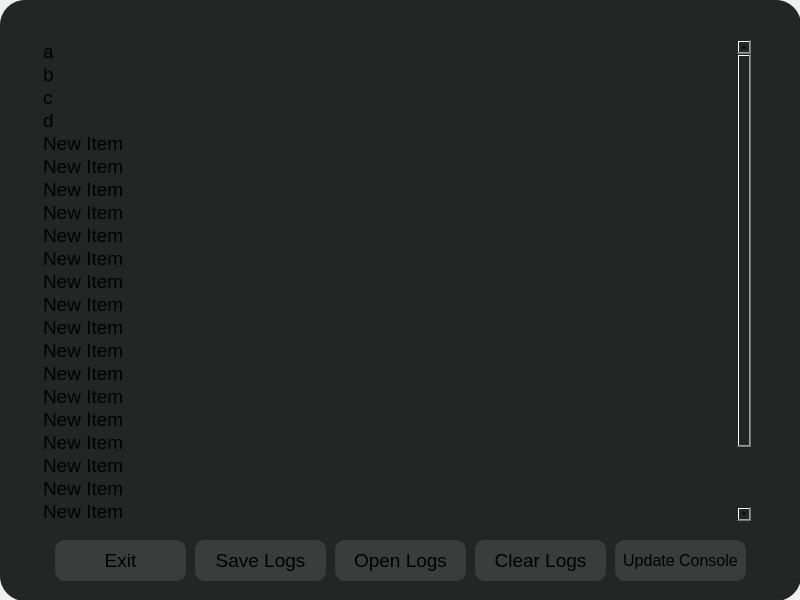
<?xml version="1.0" encoding="UTF-8"?>
<ui version="4.0">
 <class>ConsoleWindow</class>
 <widget class="QMainWindow" name="ConsoleWindow">
  <property name="geometry">
   <rect>
    <x>0</x>
    <y>0</y>
    <width>800</width>
    <height>600</height>
   </rect>
  </property>
  <property name="windowTitle">
   <string>MainWindow</string>
  </property>
  <property name="windowIcon">
   <iconset resource="resources.qrc">
    <normaloff>:/images/images/Icon.ico</normaloff>:/images/images/Icon.ico</iconset>
  </property>
  <widget class="QWidget" name="centralwidget">
   <widget class="QFrame" name="Background_2">
    <property name="geometry">
     <rect>
      <x>0</x>
      <y>0</y>
      <width>801</width>
      <height>601</height>
     </rect>
    </property>
    <property name="styleSheet">
     <string notr="true">background:rgb(35, 38, 37);
border-radius: 25px;</string>
    </property>
    <property name="frameShape">
     <enum>QFrame::StyledPanel</enum>
    </property>
    <property name="frameShadow">
     <enum>QFrame::Raised</enum>
    </property>
    <widget class="QPushButton" name="Exit">
     <property name="geometry">
      <rect>
       <x>55</x>
       <y>540</y>
       <width>131</width>
       <height>41</height>
      </rect>
     </property>
     <property name="font">
      <font>
       <pointsize>14</pointsize>
      </font>
     </property>
     <property name="cursor">
      <cursorShape>PointingHandCursor</cursorShape>
     </property>
     <property name="styleSheet">
      <string notr="true">QPushButton{
background: rgb(58,61,59);
border-radius: 10px;
}
        QPushButton:hover {
background: rgb(55,55,55);
        }</string>
     </property>
     <property name="text">
      <string>Exit</string>
     </property>
    </widget>
    <widget class="QPushButton" name="Exit_2">
     <property name="geometry">
      <rect>
       <x>195</x>
       <y>540</y>
       <width>131</width>
       <height>41</height>
      </rect>
     </property>
     <property name="font">
      <font>
       <pointsize>14</pointsize>
      </font>
     </property>
     <property name="cursor">
      <cursorShape>PointingHandCursor</cursorShape>
     </property>
     <property name="styleSheet">
      <string notr="true">QPushButton{
background: rgb(58,61,59);
border-radius: 10px;
}
        QPushButton:hover {
background: rgb(55,55,55);
        }</string>
     </property>
     <property name="text">
      <string>Save Logs</string>
     </property>
    </widget>
    <widget class="QPushButton" name="Exit_3">
     <property name="geometry">
      <rect>
       <x>335</x>
       <y>540</y>
       <width>131</width>
       <height>41</height>
      </rect>
     </property>
     <property name="font">
      <font>
       <pointsize>14</pointsize>
      </font>
     </property>
     <property name="cursor">
      <cursorShape>PointingHandCursor</cursorShape>
     </property>
     <property name="styleSheet">
      <string notr="true">QPushButton{
background: rgb(58,61,59);
border-radius: 10px;
}
        QPushButton:hover {
background: rgb(55,55,55);
        }</string>
     </property>
     <property name="text">
      <string>Open Logs</string>
     </property>
    </widget>
    <widget class="QPushButton" name="Exit_4">
     <property name="geometry">
      <rect>
       <x>475</x>
       <y>540</y>
       <width>131</width>
       <height>41</height>
      </rect>
     </property>
     <property name="font">
      <font>
       <pointsize>14</pointsize>
      </font>
     </property>
     <property name="cursor">
      <cursorShape>PointingHandCursor</cursorShape>
     </property>
     <property name="styleSheet">
      <string notr="true">QPushButton{
background: rgb(58,61,59);
border-radius: 10px;
}
        QPushButton:hover {
background: rgb(55,55,55);
        }</string>
     </property>
     <property name="text">
      <string>Clear Logs</string>
     </property>
    </widget>
    <widget class="QListWidget" name="listWidget">
     <property name="geometry">
      <rect>
       <x>40</x>
       <y>40</y>
       <width>711</width>
       <height>481</height>
      </rect>
     </property>
     <property name="font">
      <font>
       <pointsize>14</pointsize>
      </font>
     </property>
     <item>
      <property name="text">
       <string>a</string>
      </property>
     </item>
     <item>
      <property name="text">
       <string>b</string>
      </property>
     </item>
     <item>
      <property name="text">
       <string>c</string>
      </property>
     </item>
     <item>
      <property name="text">
       <string>d</string>
      </property>
     </item>
     <item>
      <property name="text">
       <string>New Item</string>
      </property>
     </item>
     <item>
      <property name="text">
       <string>New Item</string>
      </property>
     </item>
     <item>
      <property name="text">
       <string>New Item</string>
      </property>
     </item>
     <item>
      <property name="text">
       <string>New Item</string>
      </property>
     </item>
     <item>
      <property name="text">
       <string>New Item</string>
      </property>
     </item>
     <item>
      <property name="text">
       <string>New Item</string>
      </property>
     </item>
     <item>
      <property name="text">
       <string>New Item</string>
      </property>
     </item>
     <item>
      <property name="text">
       <string>New Item</string>
      </property>
     </item>
     <item>
      <property name="text">
       <string>New Item</string>
      </property>
     </item>
     <item>
      <property name="text">
       <string>New Item</string>
      </property>
     </item>
     <item>
      <property name="text">
       <string>New Item</string>
      </property>
     </item>
     <item>
      <property name="text">
       <string>New Item</string>
      </property>
     </item>
     <item>
      <property name="text">
       <string>New Item</string>
      </property>
     </item>
     <item>
      <property name="text">
       <string>New Item</string>
      </property>
     </item>
     <item>
      <property name="text">
       <string>New Item</string>
      </property>
     </item>
     <item>
      <property name="text">
       <string>New Item</string>
      </property>
     </item>
     <item>
      <property name="text">
       <string>New Item</string>
      </property>
     </item>
     <item>
      <property name="text">
       <string>New Item</string>
      </property>
     </item>
     <item>
      <property name="text">
       <string>e</string>
      </property>
     </item>
    </widget>
    <widget class="QPushButton" name="Exit_5">
     <property name="geometry">
      <rect>
       <x>615</x>
       <y>540</y>
       <width>131</width>
       <height>41</height>
      </rect>
     </property>
     <property name="font">
      <font>
       <pointsize>-1</pointsize>
       <italic>false</italic>
       <bold>false</bold>
      </font>
     </property>
     <property name="cursor">
      <cursorShape>PointingHandCursor</cursorShape>
     </property>
     <property name="styleSheet">
      <string notr="true">QPushButton{
background: rgb(58,61,59);
border-radius: 10px;
font: 16px;
}
        QPushButton:hover {
background: rgb(55,55,55);
        }</string>
     </property>
     <property name="text">
      <string>Update Console</string>
     </property>
    </widget>
   </widget>
  </widget>
 </widget>
 <resources>
  <include location="resources.qrc"/>
 </resources>
 <connections/>
</ui>
